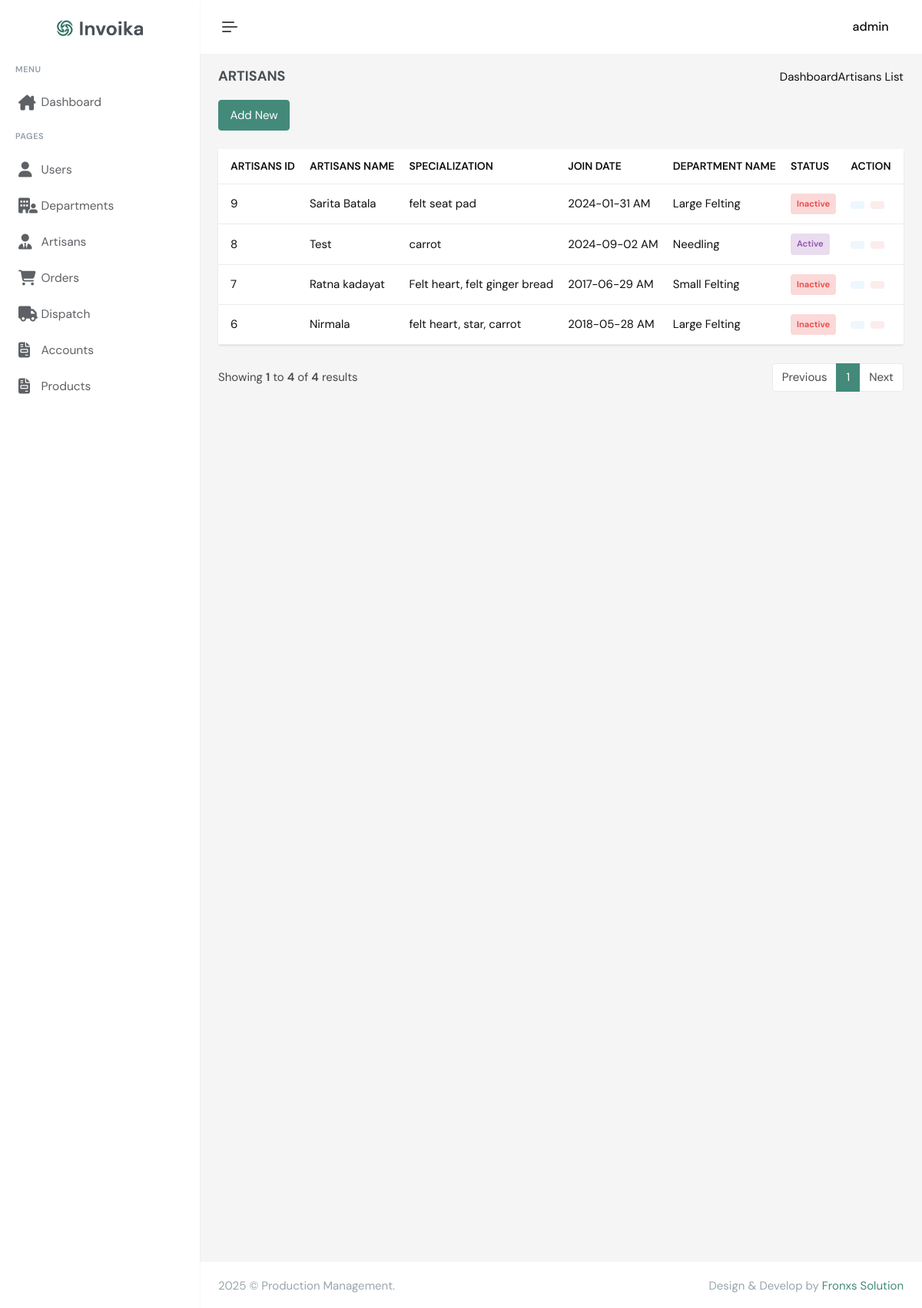
Screenshot of /artisans.php (signed in) with the database file from the repository.
### tables this page shows
CREATE TABLE `users` (
  `UserID` int(11) NOT NULL,
  `Username` varchar(100) NOT NULL,
  `Password` varchar(255) NOT NULL,
  `Role` enum('Admin','Manager','Quality Control','Dispatch','Accounts') NOT NULL,
  `is_delete` tinyint(4) NOT NULL DEFAULT '0' COMMENT '0:not delete 1:delete',
  `created_at` timestamp NOT NULL DEFAULT CURRENT_TIMESTAMP,
  `updateed_at` timestamp NOT NULL DEFAULT CURRENT_TIMESTAMP
);

CREATE TABLE `artisans` (
  `ArtisanID` int(11) NOT NULL,
  `ArtisanName` varchar(100) NOT NULL,
  `Specialization` varchar(255) NOT NULL,
  `JoinDate` date NOT NULL,
  `DepartmentID` int(11) DEFAULT NULL,
  `is_delete` int(11) NOT NULL DEFAULT '0' COMMENT '0:not delete 1:delete'
);

CREATE TABLE `departments` (
  `DepartmentID` int(11) NOT NULL,
  `DepartmentName` varchar(100) NOT NULL,
  `is_delete` int(11) DEFAULT '0' COMMENT '0:not delete 1:delete',
  `created_at` timestamp NOT NULL DEFAULT CURRENT_TIMESTAMP,
  `updateed_at` timestamp NOT NULL DEFAULT CURRENT_TIMESTAMP
);

### artisans.php (the view, shortened to what the rows shown need)
<?php
include "config.php";
include "assets/includes/header.php";
?>
<div class="main-content">
    <div class="page-content">
        <div class="container-fluid">
            <div class="row">
                <div class="col-xl-12">
                    <div class="card">
                        <div class="card-body">
                            <div class="table-responsive table-card">
                                <table class="table table-hover table-nowrap align-middle mb-0">
                                    <thead>
                                        <tr class="text-muted text-uppercase">
                                            <th scope="col">Artisans ID</th>
                                            <th scope="col">Artisans Name</th>
                                            <th scope="col">Specialization</th>
                                            <th scope="col">Join Date</th>
                                            <th scope="col">Department Name</th>
                                            <th scope="col">Status</th>
                                            <th scope="col" style="width: 12%;">Action</th>
                                        </tr>
                                    </thead>
                                    <tbody>
                                        <?php
                                        if (isset($_GET['status']) && $_GET['status'] == 'active') {
                                            $statusQuery = 'AND orders.OrderID IS NOT NULL';
                                        } else {
                                            $statusQuery = '';
                                        }
                                        $records_per_page = 10;
                                        $current_page = isset($_GET['page']) ? $_GET['page'] : 1;
                                        $offset = ($current_page - 1) * $records_per_page;
                                        $sql = "SELECT
                                        artisans.ArtisanID,
                                        artisans.ArtisanName,
                                        artisans.Specialization,
                                        artisans.JoinDate,
                                        departments.DepartmentName,
                                        COUNT(orders.OrderID) AS OrderCount
                                        FROM artisans
                                        INNER JOIN departments ON artisans.DepartmentID = departments.DepartmentID
                                        LEFT JOIN orders ON artisans.ArtisanID = orders.ArtisanID
                                        AND orders.Status IN ('inprocess', 'pending')  -- Only count incomplete orders
                                        WHERE artisans.is_delete = 0 AND departments.is_delete = 0 $statusQuery
                                        GROUP BY artisans.ArtisanID, artisans.ArtisanName, artisans.Specialization, artisans.JoinDate, departments.DepartmentName
                                        ORDER BY artisans.ArtisanID DESC
                                        LIMIT $offset, $records_per_page";
                                        $result = mysqli_query($conn, $sql) or die("Query Failed");
                                        if (mysqli_num_rows($result) > 0) {
                                            while ($row = mysqli_fetch_assoc($result)) {
                                        ?>
                                                <tr
                                                    data-artisan_id="<?php echo isset($row['ArtisanID']) ? htmlspecialchars($row['ArtisanID']) : ''; ?>"
                                                    data-artisan_name="<?php echo isset($row['ArtisanName']) ? htmlspecialchars($row['ArtisanName']) : ''; ?>"
                                                    data-specialization="<?php echo isset($row['Specialization']) ? htmlspecialchars($row['Specialization']) : ''; ?>"
                                                    data-join_date="<?php echo isset($row['JoinDate']) ? htmlspecialchars($row['JoinDate']) : ''; ?>"
                                                    data-department_id="<?php echo isset($row['DepartmentID']) ? htmlspecialchars($row['DepartmentID']) : ''; ?>">
                                                    <td><?php echo $row['ArtisanID']; ?></td>
                                                    <td><?php echo $row['ArtisanName']; ?></td>
                                                    <td><?php echo $row['Specialization']; ?></td>
                                                    <td><?php echo date('Y-m-d A', strtotime($row['JoinDate'])); ?></td>
                                                    <td><?php echo $row['DepartmentName']; ?></td>
                                                    <td>
                                                        <?php if ($row['OrderCount'] > 0): ?>
                                                            <span class="badge bg-success-subtle text-success  p-2">Active</span>
                                                        <?php else: ?>
                                                            <span class="badge bg-danger-subtle text-danger  p-2">Inactive</span>
                                                        <?php endif; ?>
                                                    </td>
                                                    <td>
                                                        <ul class="list-inline hstack  mb-0">
                                                            <li class="list-inline-item edit" data-bs-toggle="tooltip" data-bs-trigger="hover" data-bs-placement="top" title="Edit">
                                                                <button href="" class="btn btn-soft-info btn-sm d-inline-block " data-bs-toggle="modal2" data-bs-target="#editpaymentModal">
                                                                </button>
                                                            </li>
                                                            <li class="list-inline-item" data-bs-toggle="tooltip" data-bs-trigger="hover" data-bs-placement="top" title="Remove">
                                                                <a href="artisan-process?id=<?php echo $row['ArtisanID']; ?>" class="btn btn-soft-danger btn-sm d-inline-block" onclick="return confirm('Do you want to delete this Artisan?')">
                                                                </a>
                                                            </li>
                                                        </ul>
                                                    </td>
                                                </tr>
                                        <?php
                                            }
                                        } else {
                                            echo '
                                            <tr>
                                                <td colspan="7"><h2>No Records Found</h2></td>
                                            </tr>';
                                        }
                                        ?>
                                    </tbody>
                                </table>
                            </div>
                        </div>
                    </div>
                </div>
            </div>
        </div>
    </div>
</div>
<?php
include "assets/includes/footer.php";
?>

### assets/includes/header.php (shortened to what the rows shown need)
<!doctype html>
<html lang="en" data-layout="vertical" data-topbar="light" data-sidebar="light" data-sidebar-size="lg" data-sidebar-image="none" data-preloader="disable">
<head>
    <link href="assets/libs/jsvectormap/css/jsvectormap.min.css" rel="stylesheet" type="text/css" />
    <link href="assets/css/bootstrap.min.css" rel="stylesheet" type="text/css" />
    <link href="assets/css/icons.min.css" rel="stylesheet" type="text/css" />
    <link href="assets/css/app.min.css" rel="stylesheet" type="text/css" />
    <link rel="stylesheet" href="https://cdnjs.cloudflare.com/ajax/libs/font-awesome/6.6.0/css/all.min.css" />
</head>
<body>
    <div id="layout-wrapper">
        <header id="page-topbar">
            <div class="layout-width">
                <div class="navbar-header">
                    <div class="d-flex align-items-center">
                        <div class="dropdown header-item">
                            <button type="button" class="btn" id="page-header-user-dropdown" data-bs-toggle="dropdown"
                                aria-haspopup="true" aria-expanded="false">
                                <span class="d-flex align-items-center">
                                    <span class="text-start ms-xl-2">
                                        <?php
                                        $sql = "SELECT * FROM users WHERE UserID = {$_SESSION['UserID']}";
                                        $result = mysqli_query($conn, $sql);
                                        $row = mysqli_fetch_assoc($result);
                                        ?>
                                        <span class="d-none d-xl-inline-block fw-medium user-name-text fs-16"><?php echo $row['Username'] ?>
                                            <i class="las la-angle-down fs-12 ms-1"></i></span>
                                    </span>
                                </span>
                            </button>
                        </div>
                    </div>
                </div>
            </div>
        </header>

### rows the page displays
users: Username "admin"
artisans: ArtisanID "9", ArtisanName "Sarita Batala", Specialization "felt seat pad", JoinDate "2024-01-31 AM", DepartmentID.DepartmentName "Large Felting", shows "Inactive"
artisans: ArtisanID "8", ArtisanName "Test", Specialization "carrot", JoinDate "2024-09-02 AM", DepartmentID.DepartmentName "Needling", shows "Active"
artisans: ArtisanID "7", ArtisanName "Ratna kadayat", Specialization "Felt heart, felt ginger bread", JoinDate "2017-06-29 AM", DepartmentID.DepartmentName "Small Felting", shows "Inactive"
artisans: ArtisanID "6", ArtisanName "Nirmala", Specialization "felt heart, star, carrot", JoinDate "2018-05-28 AM", DepartmentID.DepartmentName "Large Felting", shows "Inactive"

### other values shown
$offset + 1 "1"
min($offset + $records_per_page, $total_records) "4"
$total_records "4"
